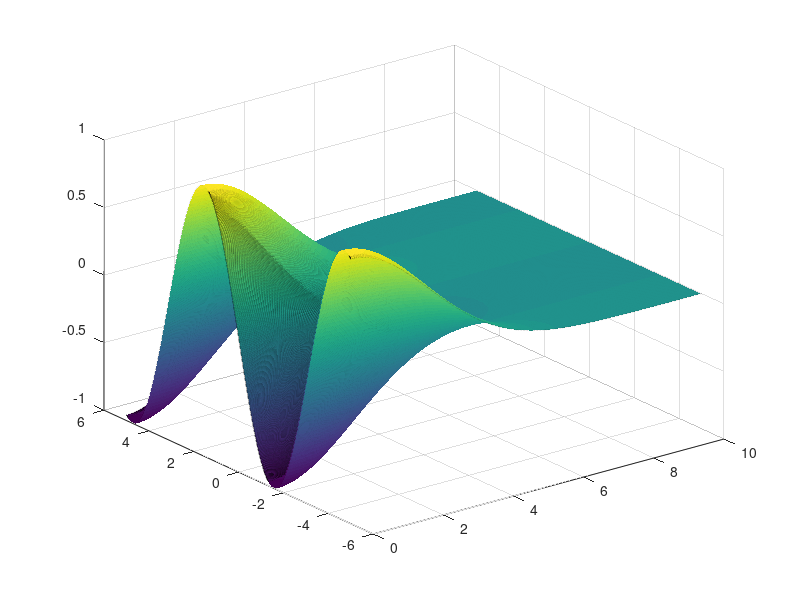

The MATLAB script that drew this image:
x = linspace(0, 10, 2000);
y = linspace(-5, 5, 3000);

[Y, X] = meshgrid(y, x);

Z = exp(-0.1 * X.^2) .* sin(Y);

surf(X, Y, Z)

nx = length(x);
ny = length(y);

tic
f = fopen('res.vtk', 'wb');
fprintf(f, '# vtk DataFile Version 3.0\n');
fprintf(f, 'Exported from MATLAB\n'); % Comment string
fprintf(f, 'BINARY\n');
fprintf(f, 'DATASET RECTILINEAR_GRID\n');
fprintf(f, 'DIMENSIONS %d %d 1\n', nx, ny);
fprintf(f, 'X_COORDINATES %d float\n', nx);
w = typecast(swapbytes(single(x)), 'uint8');
fwrite(f, w);
fprintf(f, 'Y_COORDINATES %d float\n', ny);
w = typecast(swapbytes(single(y)), 'uint8');
fwrite(f, w);
fprintf(f, 'Z_COORDINATES 1 float\n');
w = typecast(swapbytes(single(0)), 'uint8');
fwrite(f, w);
fprintf(f, 'CELL_DATA %d\n', (nx-1) * (ny-1));
% No cell data
fprintf(f, 'POINT_DATA %d\n', nx * ny);
fprintf(f, 'SCALARS z float\nLOOKUP_TABLE default\n');
w = typecast(swapbytes(single(Z(:))), 'uint8');
fwrite(f, w);
fclose(f);
toc